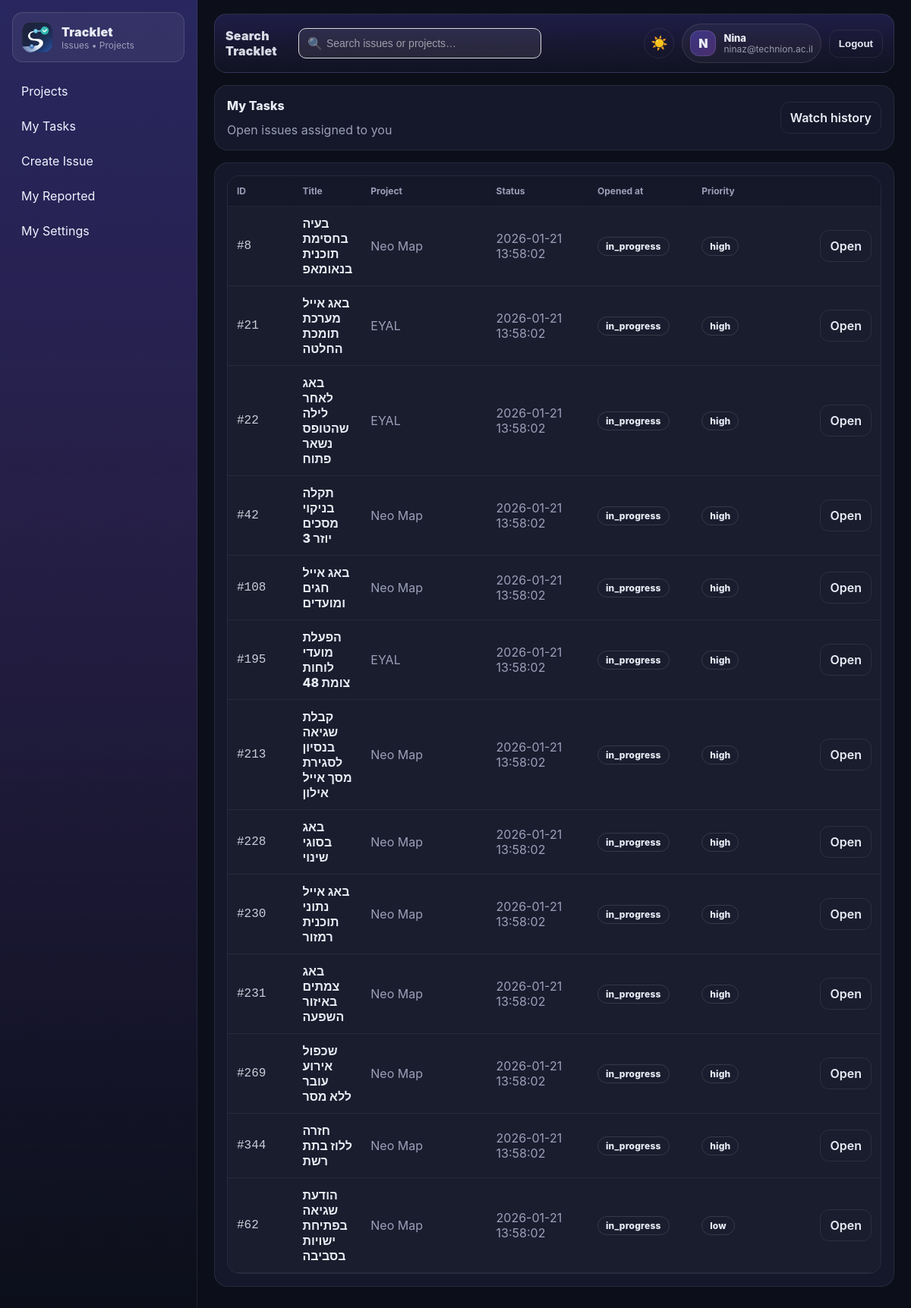
The app's page /my-tasks (signed in) with its own data.
### tables this page shows
CREATE TABLE users (
  id INTEGER PRIMARY KEY AUTOINCREMENT,
  email TEXT NOT NULL UNIQUE,
  password_hash TEXT NOT NULL,
  name TEXT NOT NULL,
  role TEXT NOT NULL DEFAULT 'user',     -- admin|pm|user
  photo_path TEXT,
  is_active INTEGER NOT NULL DEFAULT 1,
  created_at TEXT NOT NULL DEFAULT (datetime('now'))
);

CREATE TABLE issues (
  id INTEGER PRIMARY KEY AUTOINCREMENT,
  project_id INTEGER NOT NULL,
  title TEXT NOT NULL,
  description TEXT,
  status TEXT NOT NULL DEFAULT 'open',     -- open|in_progress|blocked|closed
  priority TEXT NOT NULL DEFAULT 'medium', -- low|medium|high|urgent
  reporter_id INTEGER NOT NULL,
  assignee_id INTEGER,
  created_at TEXT NOT NULL DEFAULT (datetime('now')),
  updated_at TEXT NOT NULL DEFAULT (datetime('now')),
  closed_at TEXT, due_date TEXT, watcher_id INTEGER,
  FOREIGN KEY(project_id) REFERENCES projects(id),
  FOREIGN KEY(reporter_id) REFERENCES users(id),
  FOREIGN KEY(assignee_id) REFERENCES users(id)
);

CREATE TABLE projects (
  id INTEGER PRIMARY KEY AUTOINCREMENT,
  name TEXT NOT NULL,
  description TEXT,
  is_active INTEGER NOT NULL DEFAULT 1,

  -- GitHub repo reference (optional)
  github_owner TEXT,
  github_repo TEXT,
  github_default_branch TEXT DEFAULT 'main',
  github_repo_url TEXT,

  created_at TEXT NOT NULL DEFAULT (datetime('now'))
);

### app.py (the view)
@app.get("/my-tasks")
@login_required
def my_tasks():
    issues = get_my_tasks(int(current_user.id), include_closed=False)
    return render_template("my_tasks.html", issues=issues)

### TrackletDB.py (called while the page is built)
def get_db_path() -> str:
    return settings.DB_PATH

def _ensure_parent(db_path: str) -> None:
    Path(db_path).parent.mkdir(parents=True, exist_ok=True)

def get_connection() -> sqlite3.Connection:
    db_path = get_db_path()
    _ensure_parent(db_path)
    conn = sqlite3.connect(db_path, detect_types=sqlite3.PARSE_DECLTYPES)
    conn.row_factory = sqlite3.Row
    conn.execute("PRAGMA foreign_keys = ON;")
    conn.execute("PRAGMA journal_mode = WAL;")
    return conn

def db_read_one(sql: str, params: tuple[Any, ...] = ()) -> Optional[sqlite3.Row]:
    conn = get_connection()
    try:
        cur = conn.cursor()
        cur.execute(sql, params)
        return cur.fetchone()
    finally:
        conn.close()

def db_read_all(sql: str, params: tuple[Any, ...] = ()) -> list[sqlite3.Row]:
    conn = get_connection()
    try:
        cur = conn.cursor()
        cur.execute(sql, params)
        return cur.fetchall()
    finally:
        conn.close()

def get_user_by_id(user_id: int) -> Optional[sqlite3.Row]:
    return db_read_one("SELECT * FROM users WHERE id=? AND is_active=1", (user_id,))

def get_my_tasks(user_id: int, *, include_closed: bool = False) -> list[sqlite3.Row]:
    where_extra = "" if include_closed else " AND i.status <> 'closed'"
    return db_read_all(
        f"""
        SELECT i.*, p.name AS project_name,
               au.name AS assignee_name
        FROM issues i
        JOIN projects p ON p.id=i.project_id
        LEFT JOIN users au ON au.id=i.assignee_id
        WHERE i.assignee_id=? {where_extra}
        ORDER BY
          CASE i.status WHEN 'open' THEN 1 WHEN 'in_progress' THEN 2 WHEN 'blocked' THEN 3 ELSE 4 END,
          CASE i.priority WHEN 'urgent' THEN 1 WHEN 'high' THEN 2 WHEN 'medium' THEN 3 ELSE 4 END,
          i.updated_at DESC
        """,
        (user_id,),
    )

### app.py (called while the page is built, shortened)
@app.context_processor
def inject_settings():
    return {"settings": settings}

@login_manager.user_loader
def load_user(user_id: str):
    row = get_user_by_id(int(user_id))
    return User(row) if row else None

@app.context_processor
def inject_helpers():
    def due_class(due_date_str, status):
        if not due_date_str or status == "closed":
            return ""
    return {"due_class": due_class}

    @property
    def is_active(self):
        return self._is_active

### templates/my_tasks.html
{% extends "layout.html" %}
{% set title = "My Tasks" %}
{% block content %}
<div class="card">
  <div style="display:flex; justify-content:space-between; align-items:center; gap:10px;">
  <div>
    <div class="card-title">My Tasks</div>
    <div class="muted">Open issues assigned to you</div>
  </div>
  <a class="btn btn-ghost btn-topbar" style="margin-bottom:0;" href="{{ url_for('my_tasks_history') }}">
    Watch history
  </a>
</div>
</div>
{% if not issues %}
  <div class="card">No tasks assigned to you.</div>
{% else %}
  <div class="card">
    <div class="table-wrap">
      <table class="table">
        <thead>
          <tr>
            <th style="width:90px;">ID</th>
            <th>Title</th>
            <th style="width:180px;">Project</th>
            <th style="width:140px;">Status</th>
            <th style="width:140px;">Opened at</th>
            <th style="width:140px;">Priority</th>
            <th style="width:120px;"></th>
          </tr>
        </thead>
        <tbody>
          {% for i in issues %}
          <tr class="rowlink {{ due_class(i.due_date, i.status) }} " data-href="{{ url_for('issue_view', issue_id=i.id) }}">
            <td class="mono">#{{ i.id }}</td>
            <td class="cell-strong">{{ i.title }}</td>
            <td class="muted">{{ i.project_name }}</td>
            <td class="muted">{{ (i.updated_at or "")[:19] }}</td>
            <td><span class="pill">{{ i.status }}</span></td>
            <td><span class="pill pri-{{ i.priority }}">{{ i.priority }}</span></td>
            <td style="text-align:right;">
              <a class="btn btn-ghost btn-topbar" style="margin-bottom:0;"
                 href="{{ url_for('issue_view', issue_id=i.id) }}"
                 onclick="event.stopPropagation();">
                Open
              </a>
            </td>
          </tr>
          {% endfor %}
        </tbody>
      </table>
    </div>
  </div>
{% endif %}
{% endblock %}

### templates/layout.html (shortened to what this page needs)
<!doctype html>
<html>
<head>
  <link rel="stylesheet" href="{{ url_for('static', filename='app.css') }}">
</head>
<body>
  <div class="app">
    <aside class="sidebar">
      <a class="brand" href="{{ url_for('my_tasks') }}">
        <img class="brand-img" src="{{ url_for('static', filename='img/tracklet_icon_128.png') }}" alt="Tracklet" />
        <div class="brand-text">
          <div class="brand-title">Tracklet</div>
          <div class="brand-sub">Issues • Projects</div>
        </div>
      </a>
    <nav class="nav">
      <a class="navlink" href="{{ url_for('projects_list') }}">Projects</a>
      <a class="navlink" href="{{ url_for('my_tasks') }}">My Tasks</a>
      <a class="navlink" href="{{ url_for('issue_new') }}">Create Issue</a>
      <a class="navlink" href="{{ url_for('my_reported') }}">My Reported</a>
      <a class="navlink" href="{{ url_for('my_settings') }}">My Settings</a>
    </nav>
    </aside>
    <main class="main">
<div class="topbar">
  <div class="topbar-left">
    <div class="app-title">Search <br> Tracklet</div>
        <form class="topbar-search with-icon" method="get" action="{{ url_for('search') }}">
          <input
            class="search-input"
            name="q"
            placeholder="Search issues or projects…"
            value="{{ request.args.get('q','') }}"
          >
        </form>
  </div>
  {% if current_user.is_authenticated %}
  <div class="topbar-right">
<button class="theme-toggle" id="themeToggle" type="button" aria-label="Toggle theme">
  <span class="icon-sun">☀️</span>
</button>
    <div class="user-chip">
      <div class="user-avatar">{{ (current_user.name or "U")[:1] | upper }}</div>
      <div class="user-meta">
        <div class="user-name">{{ current_user.name }}</div>
        <div class="user-email">{{ current_user.email }}</div>
      </div>
    </div>
    <form method="post" action="{{ url_for('logout') }}">
      <button class="btn btn-ghost btn-topbar" type="submit">Logout</button>
    </form>
  </div>
  {% endif %}
</div>
      {% block content %}{% endblock %}
    </main>
  </div>
</body>
</html>

### templates/layout.html (style rules this page uses)
.theme-toggle { display: inline-flex; align-items: center; justify-content: center; width: 40px; height: 40px; border-radius: 999px; border: 1px solid var(--border); background: transparent; cursor: pointer; transition: background .2s ease, border-color .2s ease; margin-bottom: 0; }
.theme-toggle span { font-size: 18px; line-height: 1; }

### records on screen
users: name "N", name "Nina", email "ninaz@technion.ac.il"
issues: id "8", title "בעיה בחסימת תוכנית בנאומאפ", project_name "Neo Map", updated_at "2026-01-21 13:58:02", status "in_progress", priority "high"
issues: id "21", title "באג אייל מערכת תומכת החלטה", project_name "EYAL", updated_at "2026-01-21 13:58:02", status "in_progress", priority "high"
issues: id "22", title "באג לאחר לילה שהטופס נשאר פתוח", project_name "EYAL", updated_at "2026-01-21 13:58:02", status "in_progress", priority "high"
issues: id "42", title "תקלה בניקוי מסכים יוזר 3", project_name "Neo Map", updated_at "2026-01-21 13:58:02", status "in_progress", priority "high"
issues: id "108", title "באג אייל חגים ומועדים", project_name "Neo Map", updated_at "2026-01-21 13:58:02", status "in_progress", priority "high"
issues: id "195", title "הפעלת מועדי לוחות צומת 48", project_name "EYAL", updated_at "2026-01-21 13:58:02", status "in_progress", priority "high"
issues: id "213", title "קבלת שגיאה בנסיון לסגירת מסך אייל אילון", project_name "Neo Map", updated_at "2026-01-21 13:58:02", status "in_progress", priority "high"
issues: id "228", title "באג בסוגי שינוי", project_name "Neo Map", updated_at "2026-01-21 13:58:02", status "in_progress", priority "high"
issues: id "230", title "באג אייל נתוני תוכנית רמזור", project_name "Neo Map", updated_at "2026-01-21 13:58:02", status "in_progress", priority "high"
issues: id "231", title "באג צמתים באיזור השפעה", project_name "Neo Map", updated_at "2026-01-21 13:58:02", status "in_progress", priority "high"
issues: id "269", title "שכפול אירוע עובר ללא מסר", project_name "Neo Map", updated_at "2026-01-21 13:58:02", status "in_progress", priority "high"
issues: id "344", title "חזרה ללוז בתת רשת", project_name "Neo Map", updated_at "2026-01-21 13:58:02", status "in_progress", priority "high"
issues: id "62", title "הודעת שגיאה בפתיחת ישויות בסביבה", project_name "Neo Map", updated_at "2026-01-21 13:58:02", status "in_progress", priority "low"
